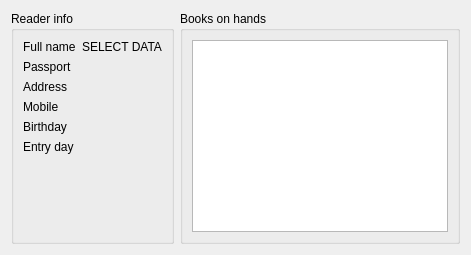
<?xml version="1.0" encoding="UTF-8"?>
<ui version="4.0">
 <class>BookHolder</class>
 <widget class="QWidget" name="BookHolder">
  <property name="geometry">
   <rect>
    <x>0</x>
    <y>0</y>
    <width>456</width>
    <height>254</height>
   </rect>
  </property>
  <property name="windowTitle">
   <string>Form</string>
  </property>
  <layout class="QHBoxLayout" name="horizontalLayout_2">
   <item>
    <widget class="QGroupBox" name="readerInfoGroupBox">
     <property name="title">
      <string>Reader info</string>
     </property>
     <layout class="QFormLayout" name="formLayout">
      <item row="0" column="0">
       <widget class="QLabel" name="label_4">
        <property name="layoutDirection">
         <enum>Qt::LeftToRight</enum>
        </property>
        <property name="text">
         <string>Full name</string>
        </property>
       </widget>
      </item>
      <item row="0" column="1">
       <widget class="QLabel" name="fullNameLabel">
        <property name="text">
         <string>SELECT DATA</string>
        </property>
       </widget>
      </item>
      <item row="1" column="0">
       <widget class="QLabel" name="label_5">
        <property name="layoutDirection">
         <enum>Qt::LeftToRight</enum>
        </property>
        <property name="text">
         <string>Passport</string>
        </property>
       </widget>
      </item>
      <item row="1" column="1">
       <widget class="QLabel" name="passportLabel">
        <property name="text">
         <string/>
        </property>
       </widget>
      </item>
      <item row="2" column="0">
       <widget class="QLabel" name="label_6">
        <property name="layoutDirection">
         <enum>Qt::LeftToRight</enum>
        </property>
        <property name="text">
         <string>Address</string>
        </property>
       </widget>
      </item>
      <item row="2" column="1">
       <widget class="QLabel" name="addressLabel">
        <property name="text">
         <string/>
        </property>
       </widget>
      </item>
      <item row="3" column="0">
       <widget class="QLabel" name="label_7">
        <property name="minimumSize">
         <size>
          <width>0</width>
          <height>0</height>
         </size>
        </property>
        <property name="layoutDirection">
         <enum>Qt::LeftToRight</enum>
        </property>
        <property name="text">
         <string>Mobile</string>
        </property>
        <property name="alignment">
         <set>Qt::AlignLeading|Qt::AlignLeft|Qt::AlignVCenter</set>
        </property>
       </widget>
      </item>
      <item row="3" column="1">
       <widget class="QLabel" name="mobileLabel">
        <property name="text">
         <string/>
        </property>
       </widget>
      </item>
      <item row="4" column="0">
       <widget class="QLabel" name="label_8">
        <property name="layoutDirection">
         <enum>Qt::LeftToRight</enum>
        </property>
        <property name="text">
         <string>Birthday</string>
        </property>
        <property name="textFormat">
         <enum>Qt::AutoText</enum>
        </property>
       </widget>
      </item>
      <item row="4" column="1">
       <widget class="QLabel" name="birthDayLabel">
        <property name="text">
         <string/>
        </property>
       </widget>
      </item>
      <item row="5" column="0">
       <widget class="QLabel" name="label_2">
        <property name="text">
         <string>Entry day</string>
        </property>
       </widget>
      </item>
      <item row="5" column="1">
       <widget class="QLabel" name="entryDayLabel">
        <property name="text">
         <string/>
        </property>
       </widget>
      </item>
     </layout>
    </widget>
   </item>
   <item>
    <widget class="QGroupBox" name="groupBox">
     <property name="sizePolicy">
      <sizepolicy hsizetype="Expanding" vsizetype="Expanding">
       <horstretch>0</horstretch>
       <verstretch>0</verstretch>
      </sizepolicy>
     </property>
     <property name="title">
      <string>Books on hands</string>
     </property>
     <layout class="QHBoxLayout" name="horizontalLayout">
      <item>
       <widget class="QTableView" name="tableView">
        <property name="sizePolicy">
         <sizepolicy hsizetype="MinimumExpanding" vsizetype="MinimumExpanding">
          <horstretch>0</horstretch>
          <verstretch>0</verstretch>
         </sizepolicy>
        </property>
       </widget>
      </item>
     </layout>
    </widget>
   </item>
  </layout>
 </widget>
 <resources/>
 <connections/>
</ui>
